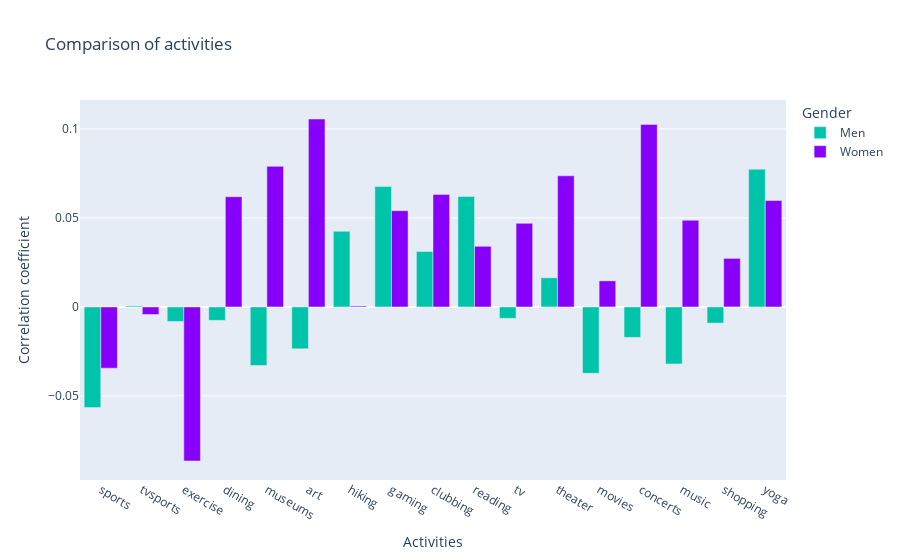

Source (notebook cell):
### Code cell
fig = px.bar(
    comparaison_activities, 
    x=comparaison_activities.index, 
    y=["Men", "Women"], 
    barmode='group', 
    color_discrete_sequence=[men_color, women_color], 
    labels={"value": "Correlation coefficient", "index": "Activities", "variable": "Gender"},
    title='Comparison of activities')
fig.show()

### Figure 1 — Plotly figure (JSON) as saved in the notebook; plotly's stock layout.template omitted (floating-point values rounded to 4 significant figures)
{"data": [{"alignmentgroup": "True", "hovertemplate": "Gender=Men<br>Activities=%{x}<br>Correlation coefficient=%{y}<extra></extra>", "legendgroup": "Men", "marker": {"color": "rgb(0, 196, 170)", "pattern": {"shape": ""}}, "name": "Men", "offsetgroup": "Men", "orientation": "v", "showlegend": true, "textposition": "auto", "type": "bar", "x": ["sports", "tvsports", "exercise", "dining", "museums", "art", "hiking", "gaming", "clubbing", "reading", "tv", "theater", "movies", "concerts", "music", "shopping", "yoga"], "xaxis": "x", "y": [-0.05656, 0.0005419, -0.008162, -0.007559, -0.03288, -0.02352, 0.04252, 0.0676, 0.03115, 0.06204, -0.006391, 0.01636, -0.03731, -0.01713, -0.03203, -0.009087, 0.07737], "yaxis": "y"}, {"alignmentgroup": "True", "hovertemplate": "Gender=Women<br>Activities=%{x}<br>Correlation coefficient=%{y}<extra></extra>", "legendgroup": "Women", "marker": {"color": "rgb(135, 0, 249)", "pattern": {"shape": ""}}, "name": "Women", "offsetgroup": "Women", "orientation": "v", "showlegend": true, "textposition": "auto", "type": "bar", "x": ["sports", "tvsports", "exercise", "dining", "museums", "art", "hiking", "gaming", "clubbing", "reading", "tv", "theater", "movies", "concerts", "music", "shopping", "yoga"], "xaxis": "x", "y": [-0.03441, -0.004256, -0.08656, 0.06192, 0.07897, 0.1056, 0.0005457, 0.05407, 0.06321, 0.03404, 0.04696, 0.07366, 0.01466, 0.1025, 0.0487, 0.02728, 0.05978], "yaxis": "y"}], "layout": {"barmode": "group", "legend": {"title": {"text": "Gender"}, "tracegroupgap": 0}, "title": {"text": "Comparison of activities"}, "xaxis": {"anchor": "y", "domain": [0, 1], "title": {"text": "Activities"}}, "yaxis": {"anchor": "x", "domain": [0, 1], "title": {"text": "Correlation coefficient"}}}}
